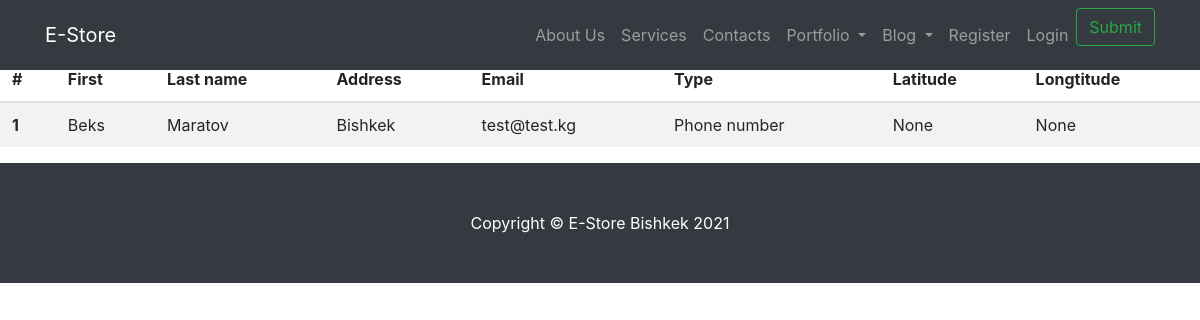
The app's page /contacts/, older data.
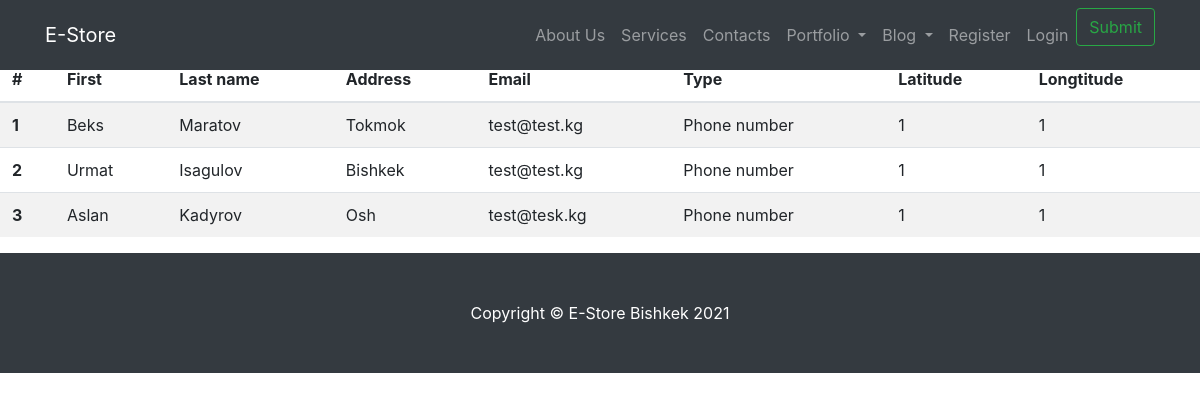
The same page, newer data.
### products/models.py (models this page shows)
class Contacts(models.Model):
    type_contact = (
        ('Phone number', 'Phone number'),
        ('Email', 'Email'),
        ('Physical address', 'Physical address')
    )
    name = models.CharField(max_length=20)
    last_name = models.CharField(max_length=20)
    phone = models.IntegerField(max_length=20)
    email = models.EmailField()
    address = models.CharField(max_length=50)
    type = models.CharField(max_length=20, choices=type_contact, default='Phone number')
    latitude = models.IntegerField(max_length=20, blank=True, null=True)
    longtitude = models.IntegerField(max_length=20, blank=True, null=True)

### products/views.py (the view)
# urls.py: path('contacts/', contacts, name= 'contacts'),
def contacts(request):
    contacts = Contacts.objects.all()
    context = {'contacts':contacts}
    return render (request, 'product/contacts.html', context)

### products/templates/product/contacts.html
{% extends 'product/base.html' %}
{% block content %}
<table class="table table-striped">
  <thead>
    <tr>
      <th scope="col">#</th>
      <th scope="col">First</th>
      <th scope="col">Last name</th>
      <th scope="col">Address</th>
      <th scope="col">Email</th>
      <th scope="col">Type</th>
      <th scope="col">Latitude</th>
      <th scope="col">Longtitude</th>
    </tr>
  </thead>
  <tbody>
  {% for product in contacts %}
    <tr>
      <th scope="row">{{ product.id }}</th>
      <td>{{ product.name }}</td>
      <td>{{ product.last_name }}</td>
      <td>{{ product.address }}</td>
      <td>{{ product.email }}</td>
      <td>{{ product.type }}</td>
      <td>{{ product.latitude }}</td>
      <td>{{ product.longtitude }}</td>
    </tr>
  {% endfor %}
  </tbody>
</table>
{% endblock %}

Row changes from the older to the newer data that the page shows:
changed Contacts "Beks": address "Bishkek" → "Tokmok"; latitude "None" → "1"; longtitude "None" → "1"
added Contacts: id "2", name "Urmat", last_name "Isagulov", address "Bishkek", email "test@test.kg", type "Phone number", latitude "1", longtitude "1"
added Contacts: id "3", name "Aslan", last_name "Kadyrov", address "Osh", email "test@tesk.kg", type "Phone number", latitude "1", longtitude "1"
